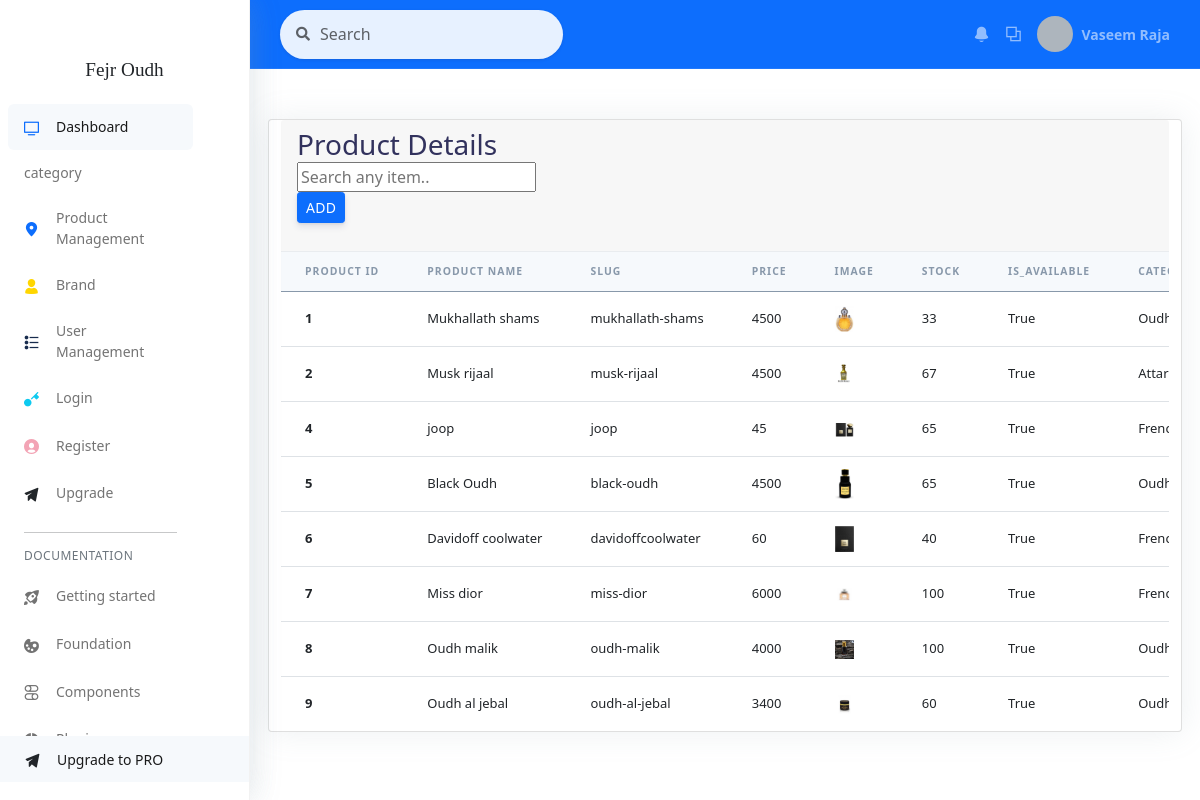
The page /adminpanel/product on the database as committed earlier.
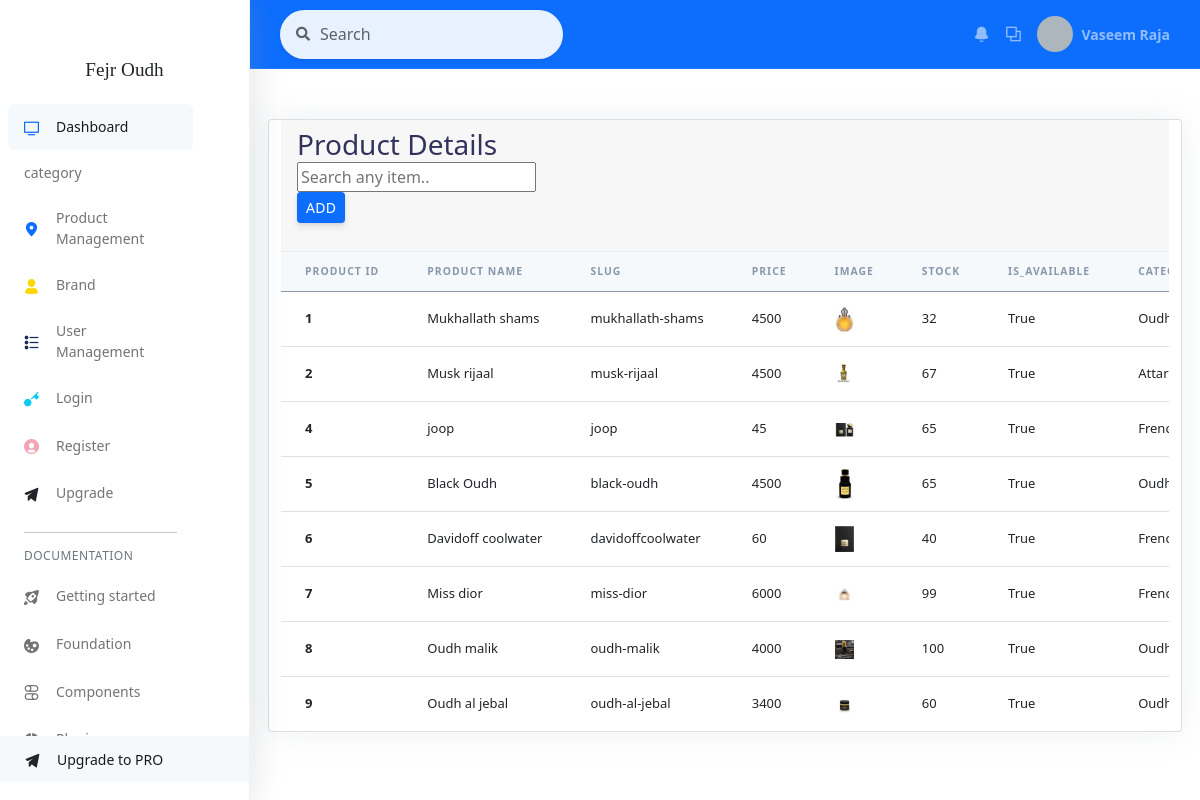
The same page on the database as committed later.
### store/models.py (models this page shows, shortened)
class Product(models.Model):
    product_name = models.CharField(max_length=200,unique=True)
    slug = models.SlugField(max_length=200,unique=True)
    description = models.TextField(max_length=500,blank=True)
    price =models.IntegerField()
    images =models.ImageField(upload_to='photo/products')
    stock = models.IntegerField()
    is_available = models.BooleanField(default=True)
    category = models.ForeignKey(Category,on_delete=models.CASCADE)
    created_date = models.DateTimeField(auto_now_add=True)
    modified_date =models.DateTimeField(auto_now=True)

### category/models.py (models this page shows, shortened)
class Category(models.Model):
    category_name=models.CharField(max_length=50,unique=True)
    slug=models.SlugField(max_length=100,unique=True)
    description=models.CharField(max_length=255,blank=True)
    category_image=models.ImageField(upload_to='photos/categories',blank=True)
    class Meta:
        verbose_name = 'category'
        verbose_name_plural ='categories'
    def __str__(self):
        return self.category_name

### admin_panel/views.py (the view)
# urls.py: path('product',views.product,name='product'),
def product(request):
    product=Product.objects.all()
    context={
        'product':product
    }
    return render(request,'adminpanel/product.html',context)

### templates/adminpanel/product.html (shortened to what this page needs)
{% include 'adminpanel/adminbase.html'%}
{% include 'adminpanel/nav.html' %}
{% load static %}
{% load static %}
<!DOCTYPE html>
<html>
<head>
    <link rel="stylesheet" href="{% static 'adminstyle/vendor/nucleo/css/nucleo.css' %}" type="text/css">
    <link rel="stylesheet" href="{% static 'adminstyle/vendor/%40fortawesome/fontawesome-free/css/all.min.css' %}"
        type="text/css">
    <link rel="stylesheet" href="{% static 'adminstyle/css/argon.min5438.css' %}" type="text/css">
</head>
<body>
    <nav class="sidenav navbar navbar-vertical  fixed-left  navbar-expand-xs navbar-light bg-white" id="sidenav-main">
        <div class="scrollbar-inner">
            <div class="sidenav-header  align-items-center">
                <a class="navbar-brand" href="javascript:void(0)">
                    <a style="font-family: 'Redressed', cursive; font-size: larger">Fejr Oudh </a>
                </a>
            </div>
            <div class="navbar-inner">
                <div class="collapse navbar-collapse" id="sidenav-collapse-main">
                    <ul class="navbar-nav">
                        <li class="nav-item">
                            <a class="nav-link active" href="examples/dashboard.html">
                                <i class="ni ni-tv-2 text-primary"></i>
                                <span class="nav-link-text">Dashboard</span>
                            </a>
                        </li>
                        <li class="nav-item">
                            <a class="nav-link" href="{% url 'category'%}">
                                <span class="nav-link-text">category</span>
                            </a>
                        </li>
                        <li class="nav-item">
                            <a class="nav-link" href="{% url 'product'%}">
                                <i class="ni ni-pin-3 text-primary"></i>
                                <span class="nav-link-text">Product Management</span>
                            </a>
                        </li>
                        <li class="nav-item">
                            <a class="nav-link" href="{% url 'brand' %}">
                                <i class="ni ni-single-02 text-yellow"></i>
                                <span class="nav-link-text">Brand</span>
                            </a>
                        </li>
                        <li class="nav-item">
                            <a class="nav-link" href="{% url 'usermanage' %}">
                                <i class="ni ni-bullet-list-67 text-default"></i>
                                <span class="nav-link-text">User Management</span>
                            </a>
                        </li>
                        <li class="nav-item">
                            <a class="nav-link" href="examples/login.html">
                                <i class="ni ni-key-25 text-info"></i>
                                <span class="nav-link-text">Login</span>
                            </a>
                        </li>
                        <li class="nav-item">
                            <a class="nav-link" href="examples/register.html">
                                <i class="ni ni-circle-08 text-pink"></i>
                                <span class="nav-link-text">Register</span>
                            </a>
                        </li>
                        <li class="nav-item">
                            <a class="nav-link" href="examples/upgrade.html">
                                <i class="ni ni-send text-dark"></i>
                                <span class="nav-link-text">Upgrade</span>
                            </a>
                        </li>
                    </ul>
                    <hr class="my-3">
                    <h6 class="navbar-heading p-0 text-muted">
                        <span class="docs-normal">Documentation</span>
                    </h6>
                    <ul class="navbar-nav mb-md-3">
                        <li class="nav-item">
                            <a class="nav-link" href="docs/getting-started/overview.html" target="_blank">
                                <i class="ni ni-spaceship"></i>
                                <span class="nav-link-text">Getting started</span>
                            </a>
                        </li>
                        <li class="nav-item">
                            <a class="nav-link" href="docs/foundation/colors.html" target="_blank">
                                <i class="ni ni-palette"></i>
                                <span class="nav-link-text">Foundation</span>
                            </a>
                        </li>
                        <li class="nav-item">
                            <a class="nav-link" href="docs/components/alerts.html" target="_blank">
                                <i class="ni ni-ui-04"></i>
                                <span class="nav-link-text">Components</span>
                            </a>
                        </li>
                        <li class="nav-item">
                            <a class="nav-link" href="docs/plugins/charts.html" target="_blank">
                                <span class="nav-link-text">Plugins</span>
                            </a>
                        </li>
                        <li class="nav-item">
                            <a class="nav-link active active-pro" href="examples/upgrade.html">
                                <i class="ni ni-send text-dark"></i>
                                <span class="nav-link-text">Upgrade to PRO</span>
                            </a>
                        </li>
                    </ul>
                </div>
            </div>
        </div>
    </nav>
    <div class="main-content" id="panel">
        <nav class="navbar navbar-top navbar-expand navbar-dark bg-primary border-bottom">
            <div class="container-fluid">
                <div class="collapse navbar-collapse" id="navbarSupportedContent">
                    <form class="navbar-search navbar-search-light form-inline mr-sm-3" id="navbar-search-main">
                        <div class="form-group mb-0">
                            <div class="input-group input-group-alternative input-group-merge">
                                <div class="input-group-prepend">
                                    <span class="input-group-text"><i class="fas fa-search"></i></span>
                                </div>
                                <input class="form-control" placeholder="Search" type="text">
                            </div>
                        </div>
                    </form>
                    <ul class="navbar-nav align-items-center  ml-md-auto ">
                        <li class="nav-item dropdown">
                            <a class="nav-link" href="#" role="button" data-toggle="dropdown" aria-haspopup="true"
                                aria-expanded="false">
                                <i class="ni ni-bell-55"></i>
                            </a>
                        </li>
                        <li class="nav-item dropdown">
                            <a class="nav-link" href="#" role="button" data-toggle="dropdown" aria-haspopup="true"
                                aria-expanded="false">
                                <i class="ni ni-ungroup"></i>
                            </a>
                        </li>
                    </ul>
                    <ul class="navbar-nav align-items-center  ml-auto ml-md-0 ">
                        <li class="nav-item dropdown">
                            <a class="nav-link pr-0" href="#" role="button" data-toggle="dropdown" aria-haspopup="true"
                                aria-expanded="false">
                                <div class="media align-items-center">
                                    <span class="avatar avatar-sm rounded-circle">
                                    </span>
                                    <div class="media-body  ml-2  d-none d-lg-block">
                                        <span class="mb-0 text-sm  font-weight-bold">Vaseem Raja </span>
                                    </div>
                                </div>
                            </a>
                        </li>
                    </ul>
                </div>
            </div>
        </nav>
        <div class="container-fluid  ">
            <div class="div" id="container" style="margin-top: 50px;">
                <div class="row">
                        <div class="card">
                            <div class="card-header border-0">
                                <div class="row align-items-center">
                                    <div class="col" style="justify-content: space-between;">
                                        <h3 class="mb-0">Product Details</h3>
                                    </div>
                                    <div  >
                                    <input id='myInput'  width="50%" onkeyup='searchTable()' placeholder="Search any item.." type='text'>
                                    <div>
                                    <a style="margin-bottom:20px ;" href="{% url 'addproduct'%}"   class="btn btn-sm btn-primary">ADD</a>
                                    </div>
                                   </div>
                                </div>
                            </div>
                            <div class="table-responsive ">
                                <table  id="myTable" class="table align-items-center table-flush">
                                    <thead class="thead-light">
                                            <tr>
                                                <th scope="col">product id</th>
                                                <th scope="col">Product Name</th>
                                                <th scope="col">slug</th>
                                                <th scope="col">Price</th>
                                                <th scope="col">image</th>
                                                <th scope="col">stock</th>
                                                <th scope="col">is_available</th>
                                                <th scope="col">Category</th>
                                            </tr>
                                        </thead>
                                        <tbody>
                                            {% for x in product %}
                                            <tr>
                                                <th scope="row">
                                                    {{ x.id }}
                                                </th>
                                                <td>
                                                    {{ x.product_name }}
                                                </td>
                                                <td>
                                                    {{ x.slug }}
                                                </td>
                                                <td>
                                                    {{ x.price }}
                                                </td>
                                                <td>
                                                    <div>
                                                        <img src="{{ x.images.url }}" width="50%">
                                                    </div>
                                                </td>
                                                <td>
                                                    {{ x.stock }}
                                                </td>
                                                <td>
                                                    {{ x.is_available }}
                                                </td>
                                                <td>
                                                    {{ x.category }}
                                                </td>
                                            </tr>
                                            {% endfor %}
                                        </tbody>
                                </table>
                            </div>
                    </div>
                </div>
            </div>
</body>
</html>
<link rel="stylesheet" href="https://cdn.jsdelivr.net/npm/bootstrap@5.0.0-beta1/dist/css/bootstrap.min.css">
<link rel="stylesheet" type="text/css" href="https://cdn.datatables.net/1.11.3/css/jquery.dataTables.css">
</body>

Rows that differ between the two databases and show on the page:
changed Product "Mukhallath shams": stock "33" → "32"
changed Product "Miss dior": stock "100" → "99"
